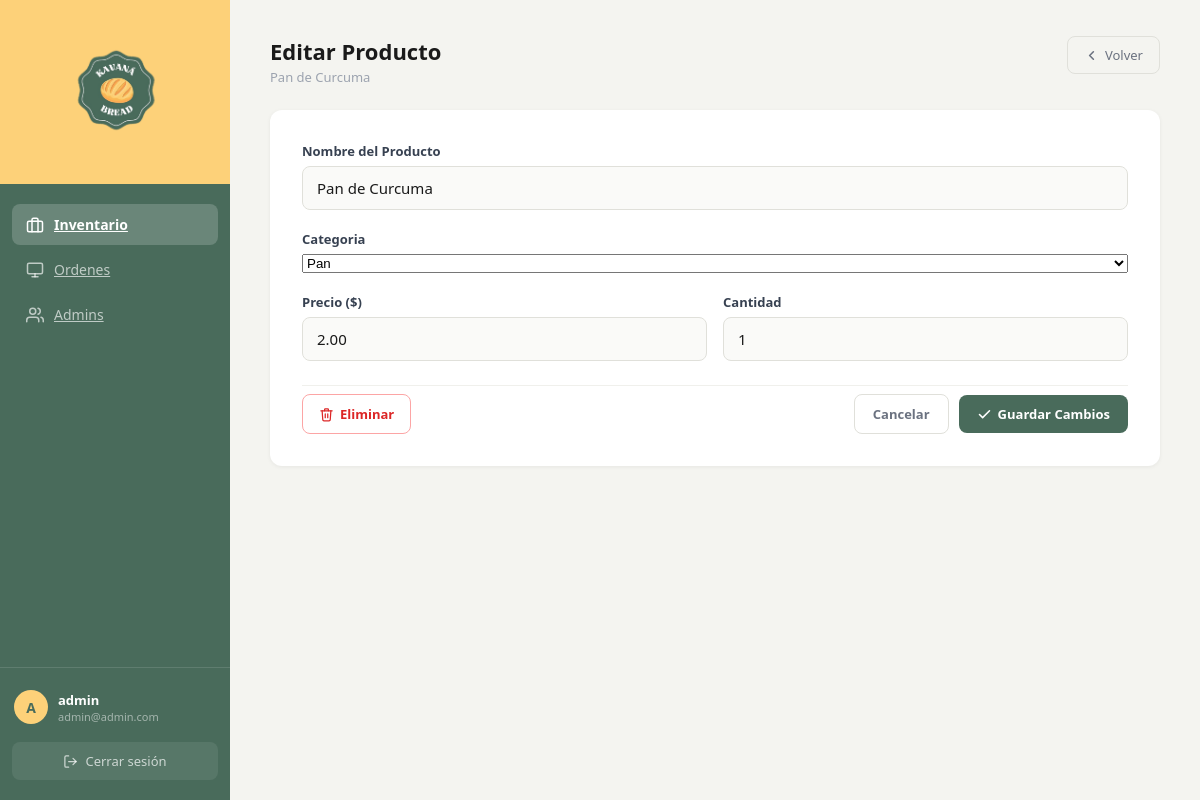
The app's page /admin/edit-product.php?id=4 (signed in) with its own data.
### tables this page shows
CREATE TABLE `products` (
  `Product_ID` int(11) NOT NULL,
  `Product_Name` varchar(50) NOT NULL,
  `category_ID` int(11) NOT NULL,
  `Price` decimal(6,2) NOT NULL,
  `Quantity` int(11) NOT NULL
);

### admin/edit-product.php (the view, shortened to what this page needs)
<?php
include(__DIR__ . '/../config/db.php');
$id = isset($_GET['id']) ? (int)$_GET['id'] : 0;
$sql = "SELECT * FROM products WHERE Product_ID = $id";
$result = mysqli_query($conn, $sql);
$product = mysqli_fetch_assoc($result);
?>
<!DOCTYPE html>
<html lang="es">
<head>
    <link rel="stylesheet" href="/kavanabread/assets/styles.css">
</head>
<body class="admin-layout">
    <aside class="admin-sidebar">
        <div class="sidebar-logo">
            <img src="../assets/logo.png" alt="Kavana Bread">
        </div>
        <nav class="sidebar-nav">
            <a href="panel.php" class="nav-item active">
                Inventario
            </a>
            <a href="panel.php" class="nav-item">
                <svg xmlns="http://www.w3.org/2000/svg" width="18" height="18" viewBox="0 0 24 24" fill="none" stroke="currentColor" stroke-width="2" stroke-linecap="round" stroke-linejoin="round"><rect x="2" y="3" width="20" height="14" rx="2"/><line x1="8" y1="21" x2="16" y2="21"/><line x1="12" y1="17" x2="12" y2="21"/></svg>
                Ordenes
            </a>
             <a href="panel.php" class="nav-item">
                Admins
            </a>
        </nav>
        <div class="sidebar-footer">
            <div class="user-chip">
                <div class="user-avatar"><?php echo strtoupper(substr($_SESSION['username'], 0, 1)); ?></div>
                <div class="user-details">
                    <span><?php echo htmlspecialchars($_SESSION['username']); ?></span>
                    <small><?php echo htmlspecialchars($_SESSION['email']); ?></small>
                </div>
            </div>
            <a href="login.php" class="btn-logout">
                <svg xmlns="http://www.w3.org/2000/svg" width="15" height="15" viewBox="0 0 24 24" fill="none" stroke="currentColor" stroke-width="2" stroke-linecap="round" stroke-linejoin="round"><path d="M9 21H5a2 2 0 0 1-2-2V5a2 2 0 0 1 2-2h4"/><polyline points="16 17 21 12 16 7"/><line x1="21" y1="12" x2="9" y2="12"/></svg>
                Cerrar sesión
            </a>
        </div>
    </aside>
    <main class="admin-main">
        <div class="tab-header">
            <div>
                <h1>Editar Producto</h1>
                <p class="tab-subtitle"><?php echo $product ? htmlspecialchars($product['Product_Name']) : 'Producto #' . $id; ?></p>
            </div>
            <a href="panel.php" class="btn-back">
                <svg xmlns="http://www.w3.org/2000/svg" width="15" height="15" viewBox="0 0 24 24" fill="none" stroke="currentColor" stroke-width="2.5" stroke-linecap="round" stroke-linejoin="round"><polyline points="15 18 9 12 15 6"/></svg>
                Volver
            </a>
        </div>
        <div class="content-card admin-form-card">
            <form action="edit-product.php" method="POST" class="admin-form">
                <div class="admin-form-field">
                    <label for="nombre">Nombre del Producto</label>
                    <input type="text" id="nombre" name="nombre"
                        value="<?php echo $product ? htmlspecialchars($product['Product_Name']) : ''; ?>"
                        placeholder="Nombre del producto" required>
                </div>
                <div class="admin-form-field">
                    <label for="categoria">Categoria</label>
                    <select id="categoria" name="categoria" required>
                        <?php
                        $currentCat = $product ? (int)$product['category_ID'] : 0;
                        $catResult = mysqli_query($conn, "SELECT category_ID, name FROM category");
                        while ($cat = mysqli_fetch_array($catResult)) {
                            $selected = ($cat['category_ID'] == $currentCat) ? 'selected' : '';
                            echo '<option value="' . (int)$cat['category_ID'] . '" ' . $selected . '>' . htmlspecialchars($cat['name']) . '</option>';
                        }
                        ?>
                    </select>
                </div>
                <div class="admin-form-row">
                    <div class="admin-form-field">
                        <label for="precio">Precio ($)</label>
                        <input type="number" id="precio" name="precio" step="0.01" min="0"
                            value="<?php echo $product ? htmlspecialchars($product['Price']) : ''; ?>"
                            placeholder="0.00" required>
                    </div>
                    <div class="admin-form-field">
                        <label for="cantidad">Cantidad</label>
                        <input type="number" id="cantidad" name="cantidad" min="0"
                            value="<?php echo $product ? htmlspecialchars($product['Quantity']) : ''; ?>"
                            placeholder="0" required>
                    </div>
                </div>
                <div class="admin-form-actions">
                    <form method="POST" action="edit-product.php" onsubmit="return confirm('¿Seguro que quieres eliminar este producto?')" style="margin:0;">
                        <button type="submit" name="Delete" class="btn-danger">
                            Eliminar
                        </button>
                    </form>
                    <div class="form-actions-right">
                        <a href="panel.php" class="btn-secondary">Cancelar</a>
                        <button type="submit" name="Editar" class="btn-primary">
                            <svg xmlns="http://www.w3.org/2000/svg" width="15" height="15" viewBox="0 0 24 24" fill="none" stroke="currentColor" stroke-width="2.5" stroke-linecap="round" stroke-linejoin="round"><polyline points="20 6 9 17 4 12"/></svg>
                            Guardar Cambios
                        </button>
                    </div>
                </div>
            </form>
        </div>
    </main>
</body>
</html>

### records on screen
products: Product_Name "Pan de Curcuma", nombre "Pan de Curcuma", precio "2.00", cantidad "1"

### other values on screen
substr($_SESSION['username'], 0, 1) "A"
$_SESSION['username'] "admin"
$_SESSION['email'] "admin@admin.com"
form field categoria "Pan"
